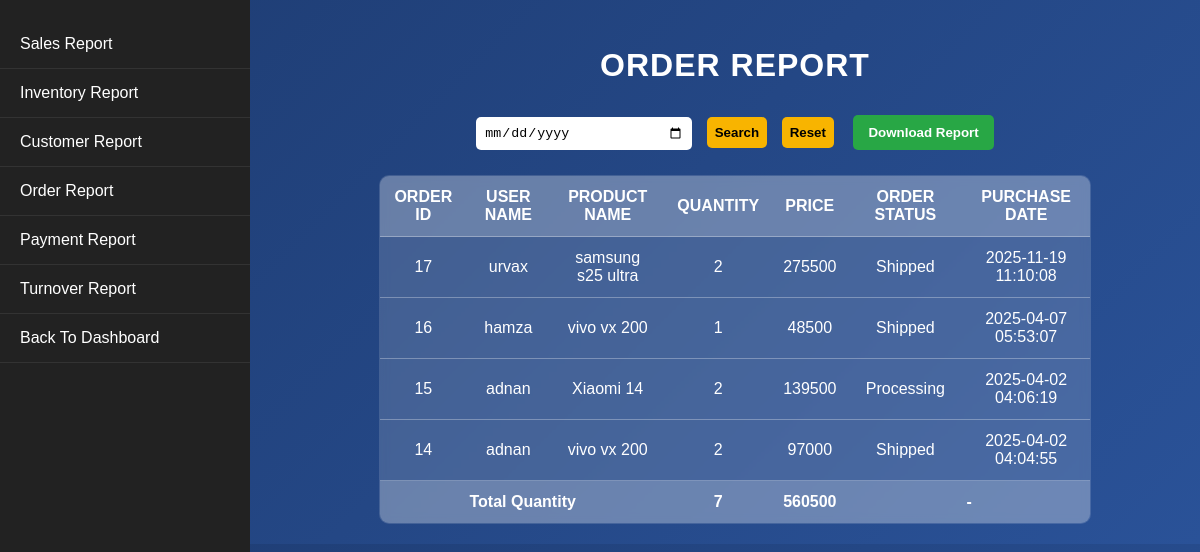
The app's page /admin/product/order_report.php with its own data.
### tables this page shows
CREATE TABLE IF NOT EXISTS `purchases` (
  `id` int NOT NULL AUTO_INCREMENT,
  `user_id` int NOT NULL,
  `product_id` int NOT NULL,
  `quantity` int NOT NULL,
  `price` float NOT NULL,
  `address` varchar(200) NOT NULL,
  `purchase_date` timestamp NULL DEFAULT CURRENT_TIMESTAMP,
  `order_status` enum('Pending Payment','Processing','Shipped','Out for Delivery','Delivered') DEFAULT 'Processing',
  `payment_method` varchar(50) DEFAULT NULL,
  PRIMARY KEY (`id`),
  KEY `user_id` (`user_id`),
  KEY `product_id` (`product_id`)
);

CREATE TABLE IF NOT EXISTS `registration` (
  `id` int NOT NULL AUTO_INCREMENT,
  `fname` varchar(20) NOT NULL,
  `lname` varchar(20) NOT NULL,
  `address` varchar(1000) NOT NULL,
  `email` varchar(30) NOT NULL,
  `contactno` varchar(200) NOT NULL,
  `password` varchar(30) NOT NULL,
  PRIMARY KEY (`id`)
);

CREATE TABLE IF NOT EXISTS `product` (
  `ID` int NOT NULL AUTO_INCREMENT,
  `P_NAME` varchar(100) NOT NULL,
  `P_PRICE` varchar(100) NOT NULL,
  `P_QUENTITY` int NOT NULL,
  `P_COMPANY` varchar(200) NOT NULL,
  `P_IMAGE` varchar(200) NOT NULL,
  `P_DISCOUNT` float DEFAULT '0',
  `P_DISCOUNTED_PRICE` decimal(10,2) NOT NULL,
  `P_RAM` varchar(50) NOT NULL,
  `P_ROM` varchar(50) NOT NULL,
  `P_COLOR` varchar(50) NOT NULL,
  `P_DISPLAY` varchar(100) NOT NULL,
  `P_BATTERY` varchar(100) NOT NULL,
  `P_PROCESSOR` varchar(100) NOT NULL,
  `P_CAMERA` varchar(100) NOT NULL,
  PRIMARY KEY (`ID`)
);

### admin/product/order_report.php (the view, shortened to what this page needs)
<?php
include 'connection.php';
$search_date = "";
if ($_SERVER["REQUEST_METHOD"] == "GET") {
    $search_date = isset($_GET['search_date']) ? $_GET['search_date'] : "";
}
$sql = "SELECT p.id,
               u.fname AS user_name,
               pr.p_name AS product_name,
               p.quantity,
               p.price,
               p.order_status,
               p.purchase_date
        FROM purchases p
        JOIN registration u ON p.user_id = u.id
        JOIN product pr ON p.product_id = pr.id
        WHERE 1=1";
$sql .= " ORDER BY p.purchase_date DESC";
$result = $con->query($sql);
?>
<!DOCTYPE html>
<html lang="en">
<head>
</head>
<body>
<?php include 'slidebar.php'; ?>
<div class="main-content">
    <h2>Order Report</h2>
    <div class="search-container">
        <form method="GET">
            <input type="date" name="search_date" value="<?php echo htmlspecialchars($search_date); ?>">
            <button type="submit">Search</button>
            <a href="order_report.php"><button type="button">Reset</button></a>
            <button onclick="generatePDF()" class="download-button">Download Report</button>
        </form>
    </div>
    <?php
    if ($result->num_rows > 0) {
        echo "<table id='orderTable'><tr><th>Order ID</th><th>User Name</th><th>Product Name</th><th>Quantity</th><th>Price</th><th>Order Status</th><th>Purchase Date</th></tr>";
        $grand_total_price = 0;
        $total_quantity = 0;
        while ($row = $result->fetch_assoc()) {
            echo "<tr>";
            echo "<td>" . htmlspecialchars($row['id']) . "</td>";
            echo "<td>" . htmlspecialchars($row['user_name']) . "</td>";
            echo "<td>" . htmlspecialchars($row['product_name']) . "</td>";
            echo "<td>" . htmlspecialchars($row['quantity']) . "</td>";
            echo "<td>" . htmlspecialchars($row['price']) . "</td>";
            echo "<td>" . htmlspecialchars($row['order_status']) . "</td>";
            echo "<td>" . htmlspecialchars($row['purchase_date']) . "</td>";
            echo "</tr>";
            $grand_total_price += $row['price'];
            $total_quantity += $row['quantity'];
        }
        echo "<tr class='total-row'><td colspan='3'>Total Quantity</td><td>" . $total_quantity . "</td><td>" . $grand_total_price . "</td><td colspan='2'>-</td></tr>";
        echo "</table>";
    } else {
        echo "<p>No data found.</p>";
    }
    ?>
</div>
</body>
</html>

### admin/product/order_report.php (style rules this page uses)
body { font-family: 'Arial', sans-serif; background: linear-gradient(135deg, #1e3c72, #2a5298); color: white; margin: 0; padding: 0; display: flex; }
.main-content { margin-left: 270px; padding: 20px; width: 100%; text-align: center; }
h2 { font-size: 2rem; text-transform: uppercase; letter-spacing: 1px; }
.search-container { margin-bottom: 20px; }
input, button { padding: 8px; margin: 5px; border-radius: 5px; border: none; }
input { width: 200px; }
button { background-color: #f8b400; color: black; font-weight: bold; cursor: pointer; }
.download-button { background-color: #28a745; color: white; padding: 10px 15px; border-radius: 5px; font-weight: bold; text-decoration: none; display: inline-block; margin-left: 10px; }
table { width: 80%; max-width: 1000px; border-collapse: collapse; margin: auto; background: rgba(255, 255, 255, 0.15); backdrop-filter: blur(5px); border-radius: 10px; overflow: hidden; border: 1px solid rgba(255, 255, 255, 0.3); }
th, td { padding: 12px; text-align: center; border-bottom: 1px solid rgba(255, 255, 255, 0.3); color: white; }
th { background: rgba(255, 255, 255, 0.2); text-transform: uppercase; }
.total-row { font-weight: bold; background: rgba(255, 255, 255, 0.2); color: yellow; }

### records on screen
purchases: id "17", registration.fname "urvax", product.P_NAME "samsung s25 ultra", quantity "2", price "275500", order_status "Shipped", purchase_date "2025-11-19 11:10:08"
purchases: id "16", registration.fname "hamza", product.P_NAME "vivo vx 200", quantity "1", price "48500", order_status "Shipped", purchase_date "2025-04-07 05:53:07"
purchases: id "15", registration.fname "adnan", product.P_NAME "Xiaomi 14", quantity "2", price "139500", order_status "Processing", purchase_date "2025-04-02 04:06:19"
purchases: id "14", registration.fname "adnan", product.P_NAME "vivo vx 200", quantity "2", price "97000", order_status "Shipped", purchase_date "2025-04-02 04:04:55"

### other values on screen
$total_quantity "7"
$grand_total_price "560500"
